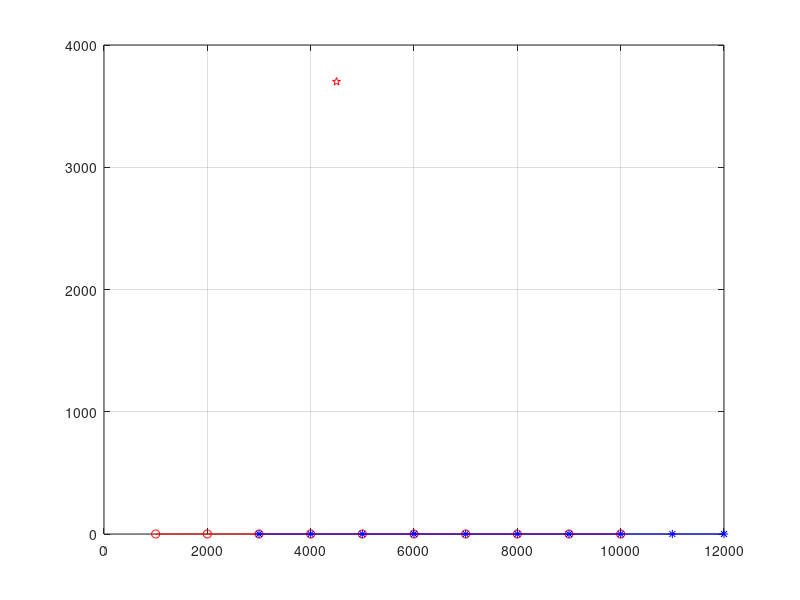
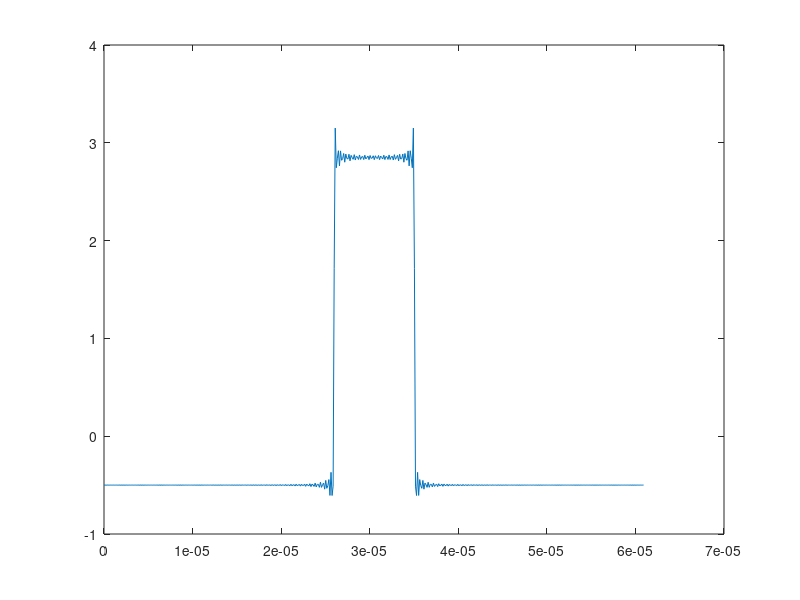

These figures' MATLAB source, in order: (Note: this script raises an error after producing the figures.)
clear all;
close all;
clc;
tic
CF1=0; %show cost function
CF11=0; %show cost function
DPDRun = 1;
STRun = 1;
Nexp = 50; % Number of Monte-Carlo trials 
Known_Unknown_Sig   = 0; % 1- Known Signal, 0 - Unknown Signals
c = 3e8;                                               % Speed of light - 3*10^2 m/s
Q = 1;                                                  % Number of emitters
K = 10; %5                                         % Number of interception intervals
L = 2;%3;                                              % Number of receivers
SNRdB =  (-15:10:45) ;  %ajw
if CF1==1 || CF11==1
    SNRdB = 100;
end
ReceiverSpeed = 3e2;                      % receiver velocity (identical to all)
dist_mult = 1e3;
EmitterPos  = [4500 3700]; % [[1+5*rand,1+5*rand]*dist_mult;
fc  = 1e9;                             % carrier frequency
Ni_vec  =  zeros(1,K); %transmitter frequency shifts

max_dop = ReceiverSpeed/c*fc;
Fs=2^23;   % sampling low resolution
Ts = 1/Fs;
Ns = 2^9 ;   % - Number of samples in observation (after sampling the observation)
T0=Ns/Fs; % observation time


time_vec = (0:Ns-1)*Ts;
freq_vec = (0:Ns-1)*(Fs/Ns);
f_delta = freq_vec(2)-freq_vec(1);

ReceiverPos(:,1,1) =     (0:K-1)'*dist_mult +1000;
ReceiverPos(:,2,1) =    (0*ones(1,K))'*dist_mult;
ReceiverVel(:,:,1) =      (ones(K,1)*[ReceiverSpeed 0]);

ReceiverPos(:,1,2) =     (0:K-1)'*dist_mult +3000;
ReceiverPos(:,2,2) =     (0*ones(1,K))'*dist_mult;
ReceiverVel(:,:,2) =     (ones(K,1)*[ReceiverSpeed 0]);

figure
plot(ReceiverPos(:,1,1),ReceiverPos(:,2,1),'r-o', ReceiverPos(:,1,2),ReceiverPos(:,2,2),'b-*',...
    EmitterPos(1),EmitterPos(2),'rp') ; grid on
drawnow

%[TOA,Doppler_shift] = Create_Tau_Doppler(EmitterPos,ReceiverPos,ReceiverVel,fc,c,L,K);

sigma2Vec = 10.^(-SNRdB/10);                             % noise variance
sigma2dBVec = 10*log10(sigma2Vec);                              % noise variance [dB]

% %%%%%%%%%%%%%%%%%%%%%%%%%%%%%%%%%%%%%%%%%%%%%%

Norm_mat = zeros(length(SNRdB),Nexp);
Norm_mat_ST= Norm_mat;
Poserr_DPD = zeros(1,length(SNRdB));
Bias_DPD = Poserr_DPD;    Poserr_ST = Poserr_DPD ;   Bias_ST = Bias_DPD;
r_vec_t = zeros(Ns,K,L);
r_vec_f = zeros(Ns,K,L);
r_vec_f_temp = zeros(2*Ns,K,L);

disp('Generating Data...')
NOF = 201;

%amplitudes = ones(K,NOF);
phases = rand(K,NOF)*0;
if NOF>1
    f0 = (1:NOF)./T0;
    f1 = f0(f0<0.4*Fs);
else
    f1 = 1/T0;
end

sss = ['V = ',int2str(ReceiverSpeed),' [m/s], f_c = ',num2str(fc/1e9),...
    ' [GHz], T_0 = ',int2str(round(T0/1e-6)),' [\mu Sec], F_s = ',num2str(Fs/1e6,'%3.1f'),' [MHz], BW = ',num2str(f1(end)/1e6,'%3.1f'), ' [MHz]'];
disp(sss)

%amplitudes = 1 + 0.3*rand(K,length(f1));
 amplitudes = sin(30*pi*f1/f1(end))./(30*pi*f1/f1(end));
b_vec=ones(1,K,L);
int = amplitudes(1,:)*cos( 2*pi*(f1')*(time_vec-T0/2)) ; 

figure
    plot(time_vec,int)
    drawnow
%keyboard

x_hat_DPD=zeros(length(SNRdB),Nexp);
y_hat_DPD=zeros(length(SNRdB),Nexp);
x_hat_ST=zeros(length(SNRdB),Nexp);
y_hat_ST=zeros(length(SNRdB),Nexp);
CRBp_Std = zeros(length(SNRdB),1);

[TOA,Doppler_shift] = Create_Tau_Doppler(EmitterPos,ReceiverPos,ReceiverVel,fc,c,L,K);
for snr_ind = 1:length(SNRdB)
    sigma2  = sigma2Vec(snr_ind);
    for nexp = 1:Nexp
        ttCPU = cputime;
        Delayed_sig = zeros(Ns,K,L);
        for k = 1:K
             for ell = 1:L
                DT = TOA(ell,k) - TOA(1,k);
                DD = Doppler_shift(ell,k) - Doppler_shift(1,k);
                int = amplitudes*cos( 2*pi*(f1')*(time_vec-DT-T0/2)) ; 
                %int=int./norm(int);
                Delayed_sig(:,k,ell)=(int.').*exp(1i*2*pi*DD*time_vec');
                E_sig = Delayed_sig(:,k,ell)'*Delayed_sig(:,k,ell)/Ns;
                sigma_sq = E_sig*sigma2;
                noise = sqrt(sigma_sq/2)*(randn(Ns,1)+1i*randn(Ns,1));
%                 if k==K 
%                     noise=noise*100;
%                 end
                r_vec_t(:,k,ell) =  Delayed_sig(:,k,ell) + noise ;  % (Eq.1 - new)
            end;%ell
        end;%k

        %%%%%%%%%%%%%%%%%%%%%%%%%%%%%%%
        % GRID SEARCH PARAMETERS
        %%%%%%%%%%%%%%%%%%%%%%%%%%%%%%%

        dLR_DPD =  2000;
        dLR_ST = dLR_DPD;
        dC_DPD = 1*dist_mult;
        dC_ST = dC_DPD;
        Xsearch_DPD = [-dLR_DPD,-dLR_DPD/2,0,dLR_DPD/2,dLR_DPD]+EmitterPos(1)+(rand-.5)*10;
        Ysearch_DPD = [-dLR_DPD,-dLR_DPD/2,0,dLR_DPD/2,dLR_DPD]+EmitterPos(2)+(rand-.5)*10;
        Xsearch_ST = Xsearch_DPD;
        Ysearch_ST = Xsearch_DPD;
        LRDiv_DPD = [2 10 1 ];
        CDiv_DPD = [10 10 1 ];

        %%%%%%%%%%%%%%%%%%%%%%%%%%%%%%%%%%%%%%%%%%%%%%%%%%%%%%%%%%%%
        % DIRECT EMITTER LOCALIZATION
        %%%%%%%%%%%%%%%%%%%%%%%%%%%%%%%%%%%%%%%%%%%%%%%%%%%%%%%%%%%%
        if DPDRun
            %disp('DPD Search Started...')
            counter = 0;     
            while dLR_DPD > .1
                counter = counter+1;
                if CF1==1
                    Xsearch_DPD = (-150:10:150) +EmitterPos(1);
                    Ysearch_DPD = (-150:10:150)+EmitterPos(2);
                end
                
                [EmitPosEst_DPD,Xest_DPD,Yest_DPD,CF_DPD]  = DPDPosEst_f(time_vec,Xsearch_DPD,Ysearch_DPD,ReceiverPos,ReceiverVel,K,L,...
                                                           Q,fc,c,r_vec_t,Known_Unknown_Sig,CF1);

                dLR_DPD=dLR_DPD*.8;
                clear Xsearch_DPD Ysearch_DPD
                Xsearch_DPD = [-dLR_DPD,0,dLR_DPD]+Xest_DPD+(rand-.5)*0;
                Ysearch_DPD = [-dLR_DPD,0,dLR_DPD]+Yest_DPD+(rand-.5)*0;
            end

            x_hat_DPD(snr_ind,nexp)  = Xest_DPD;
            y_hat_DPD(snr_ind,nexp)  = Yest_DPD;

            Norm_mat(snr_ind,nexp) = norm(EmitPosEst_DPD - EmitterPos');
            disp(['SNR = ',num2str(SNRdB(snr_ind)),',  Exp_No = ', num2str(nexp)]);
                disp(['DPD_error = ',num2str( Norm_mat(snr_ind,nexp))]);
        end %DPD Run

        if STRun
            %[CRBp,CRB_f,CRB_tau] = crb(ReceiverPos,  ReceiverVel,  EmitterPos, fc,  f1, time_vec, amplitudes,  sigma_sq, TOA, Doppler_shift, K, c);
            tempo = ReceiverPos(:,:,1)-ReceiverPos(:,:,2);
            RANGE = sqrt(sum(tempo.*tempo,2));
            max_td = RANGE/c;
            [TD,FD] = TD_FD(r_vec_t,max_dop,max_td,time_vec);

            disp('Stein - Search Started...')
            if CF11==1
                    Xsearch_ST = (-150:10:150)*10 +EmitterPos(1);
                    Ysearch_ST = (-150:10:150)*10 +EmitterPos(2);
            end
            counter = 0;     
            while dLR_ST > .1
                counter = counter+1;
                
                [EmitPosEst_ST,Xest_ST,Yest_ST,CF_ST]  =  STPosEst(FD,TD,Xsearch_ST,...
                                                                    Ysearch_ST,K,L,ReceiverPos,ReceiverVel,fc,c,max(max_dop)^2,max(max_td)^2, CF11);

                dLR_ST = dLR_ST*.8;
                Xsearch_ST = Xest_ST + [-dLR_ST,0,dLR_ST];
                Ysearch_ST = Yest_ST + [-dLR_ST,0,dLR_ST];
            end

            %%%%%%%%%%%%%%%%%%%%%%%%%%%%%%%%%%
            % The Estimated Postion
            %%%%%%%%%%%%%%%%%%%%%%%%%%%%%%%%%%
            x_hat_ST(snr_ind,nexp)  = Xest_ST;
            y_hat_ST(snr_ind,nexp)  = Yest_ST;

            Norm_mat_ST(snr_ind,nexp) = norm(EmitPosEst_ST - EmitterPos');
            
            disp(['ST Error = ',num2str( Norm_mat_ST(snr_ind,nexp))])
            disp(' ')
        end %STRun
    end% Nexp

    %%%%%%%%%%%%%%%%%%%%%%%%%%%%%%%%%%%%%%%%%%%%%%%%%%%%%%%%%%%%
    % CRAMER RAO LOWER BOUND
    %%%%%%%%%%%%%%%%%%%%%%%%%%%%%%%%%%%%%%%%%%%%%%%%%%%%%%%%%%%%

%     [CRBp,J] =   CRLB_d_9_2_09(Delayed_sig,amplitudes,phases,b_vec,sigma2,EmitterPos,ReceiverPos,ReceiverVel,Ni_vec,c,Nsc,K,L,Q,...
%         fc,Fs,max_dop,freq_vec,time_vec,Known_Unknown_Sig,TOA,Doppler_shift,f1);
[CRBp,CRB_f,CRB_tau] = crb(ReceiverPos,  ReceiverVel,  EmitterPos, fc,  f1, time_vec, amplitudes,  sigma_sq, TOA, Doppler_shift, K, c, T0);
     CRBp_Std(snr_ind)  =  sqrt(CRBp(1,1)+CRBp(2,2));

%         % For test only 12.2.09
        disp(' ')
         disp(['CRBp_Std = ',num2str(CRBp_Std(snr_ind))]);
    %%%%%%%%%%%%%%%%%%%%%%%%%%%%%%%%%%%%%%%%%%%%%%%%%%%%%%%%%%%

    %%%%%%%%%%%%%%%%%%%%%%%%%%%%%%%%%%
    % Calculate RMSE and Bias 
    %%%%%%%%%%%%%%%%%%%%%%%%%%%%%%%%%%

     %DPD
    if DPDRun  
        Bias_vec_DPD = [mean(x_hat_DPD(snr_ind,1:Nexp)); mean(y_hat_DPD(snr_ind,1:Nexp))] - EmitterPos';
        ErrorMat_DPD = [x_hat_DPD(snr_ind,1:Nexp);y_hat_DPD(snr_ind,1:Nexp)] - EmitterPos'*ones(1,Nexp);
        Pt_DPD = 1/Nexp * ErrorMat_DPD * ErrorMat_DPD';
        Poserr_DPD(1,snr_ind) = sqrt(Pt_DPD(1,1)+Pt_DPD(2,2));
        Bias_DPD(1,snr_ind) = norm([mean(ErrorMat_DPD(1,:)), mean(ErrorMat_DPD(2,:))]);

%             disp(['SNR,Exp ', '[' ,num2str(SNRdB(snr_ind)), ']' ,' Direct: Error ',num2str(Poserr_DPD(ns_ind,snr_ind)),...
%                 ' Direct: Bias ',num2str(Bias_DPD(ns_ind,snr_ind)), 'time:',num2str(cputime - ttCPU)]);
        disp(['SNR,Exp ', '[' ,num2str(SNRdB(snr_ind)), ']' ,' Direct: Error ',num2str(Poserr_DPD(1,snr_ind)),...
            ' Direct: Bias ',num2str(Bias_DPD(1,snr_ind)), 'CRBp_Std ', ...
             'time:',num2str(cputime - ttCPU)]);
    end %DPD 

    %Stein
    if STRun
        Bias_vec_ST = [mean(x_hat_ST(snr_ind,1:Nexp)); mean(y_hat_ST(snr_ind,1:Nexp))] - EmitterPos';
        ErrorMat_ST = [x_hat_ST(snr_ind,1:Nexp);y_hat_ST(snr_ind,1:Nexp)] - EmitterPos'*ones(1,Nexp);
        Pt_ST = 1/Nexp * ErrorMat_ST * ErrorMat_ST';
        Poserr_ST(1,snr_ind) = sqrt(Pt_ST(1,1) + Pt_ST(2,2));
        Bias_ST(1,snr_ind) = norm([mean(ErrorMat_ST(1,:)), mean(ErrorMat_ST(2,:))]);

%             disp(['SNR,Exp ', '[' ,num2str(SNRdB(snr_ind)), ']' ,' Stein: Error ',num2str(Poserr_ST(ns_ind,snr_ind)),...
%                 ' Stein: Bias ',num2str(Bias_ST(ns_ind,snr_ind)), 'time:',num2str(cputime - ttCPU)]);
         disp(['SNR,Exp ', '[' ,num2str(SNRdB(snr_ind)), ']' ,' Stein: Error ',num2str(Poserr_ST(1,snr_ind)),...
            ' Stein: Bias ',num2str(Bias_ST(1,snr_ind)), 'CRBp_Std ', ...
             'time:',num2str(cputime - ttCPU)]);
    end %Stein

    %%%%%%%%%%%%%%%%%%%%%%%%%%%%%%%%%%

end;% SNR



%%%%%%%%%%%%%%%%%%%%%%%%%%%%%%%%%%%%%%%%%%%%%%
%File Name 
%%%%%%%%%%%%%%%%%%%%%%%%%%%%%%%%%%%%%%%%%%%%%%
xtemp = clock;
ztemp = ceil(xtemp(end)*10);
if (Known_Unknown_Sig == 1)
    ResFile  =   '\KnSig';
else
    ResFile  =   '\UnknSig';
end;
curr_Dir = cd;
RunDate =   [curr_Dir,ResFile,num2str(ztemp),datestr(now,'ddmm'),'.mat'];

%%%%%%%%%%%%%%%%%%%%%%%%%%%%%%%%%%%%%%%%%%
% SAVE RESULTS
%%%%%%%%%%%%%%%%

save (RunDate);
if DPDRun && STRun
%    save (RunDate,'b_vec','SNRdB','Poserr_DPD','Bias_DPD','Poserr_ST','Bias_ST','CRBp_Std','-append');
elseif DPDRun
%     save (RunDate,'SNRdB','Poserr_DPD','Bias_DPD','CRBp_Std','-append');
elseif STRun
%    save (RunDate,'b_vec','SNRdB','Poserr_ST','Bias_ST','CRBp_Std','-append');
end
%%%%%%%%%%%%%%%%%%%%%%%%%%%%%%%%%%%%%%%%%%


%%%%%%%%%%%%%%%%%%%
%PLOT Results
%%%%%%%%%%%%%%%%%%%

figure;
if DPDRun && STRun
     semilogy(SNRdB,Poserr_DPD,'b-s','linewidth',1.2); hold on
     semilogy(SNRdB,Poserr_ST,'r-d','linewidth',1.2);
     semilogy(SNRdB,CRBp_Std,'k-','linewidth',1.2);hold off
     legend('DPD Algorithm','Stein Algorithm','CRB');
     title(sss)
elseif DPDRun
    semilogy(SNRdB,Poserr_DPD,'b-s','linewidth',1.2); hold on
    semilogy(SNRdB,CRBp_Std,'k-','linewidth',1.2);hold off
    legend('DPD Algorithm','CRLB');
elseif STRun
    semilogy(SNRdB,Poserr_ST,'b-s','linewidth',1.2); hold on
    semilogy(SNRdB,CRBp_Std,'k-','linewidth',1.2); hold off
    legend('Stein Algorithm','CRLB');
% else % For tests only  12.2.09
%     semilogy(SNRdB,CRBp_Std,'k-','linewidth',1.2)
%     legend('CRLB');
end

xtext='SNR [dB]';
xlabel(xtext,'interpreter','latex','fontsize',16);
ytext='RMSE [m]';
ylabel(ytext,'interpreter','latex','fontsize',16);
grid;
set(gca,'xtick',SNRdB);
set(gca,'xticklabel',SNRdB);
toc
save 